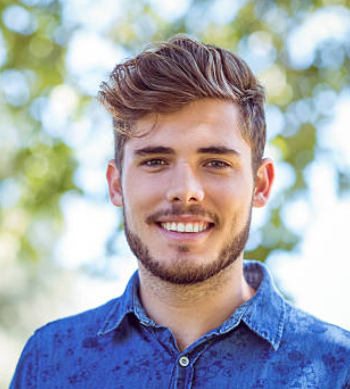
#> input picture Boy.png, 350 x 389 px
$ jupyter execute 'Flipping an Image.ipynb'
#> lines starting #> are read from the running program, lines starting #| are printed output that depends on the picture
## Vertical axis flip

[cell 1]
import cv2
img=cv2.imread("Boy.png")
#> img is the input picture: shape (389, 350, 3); mean B, G, R 174.4, 168.1, 165.2

img_flip=cv2.flip(img,0)
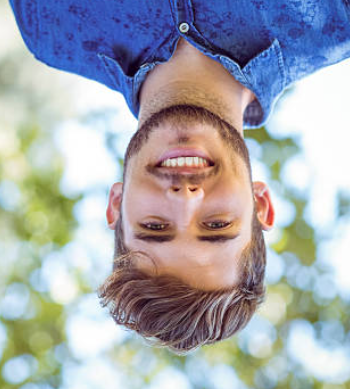
#> img_flip: shape (389, 350, 3); mean B, G, R 174.4, 168.1, 165.2

cv2.imshow("window",img_flip)
cv2.waitKey(0)
cv2.destroyAllWindows()

## Horizontal axis flip

[cell 2]
import cv2
img=cv2.imread("Boy.png")

img_flip=cv2.flip(img,1)
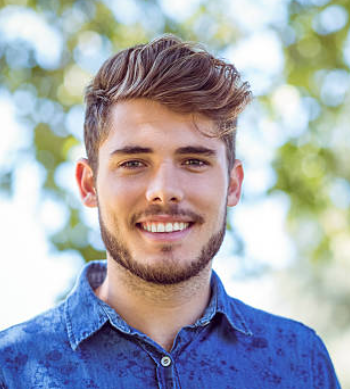
#> img_flip: shape (389, 350, 3); mean B, G, R 174.4, 168.1, 165.2

cv2.imshow("window",img_flip)
cv2.waitKey(0)
cv2.destroyAllWindows()

## Combine (Horizontal and vertical axis) flip

[cell 3]
import cv2
img=cv2.imread("Boy.png")

img_flip=cv2.flip(img,-1)
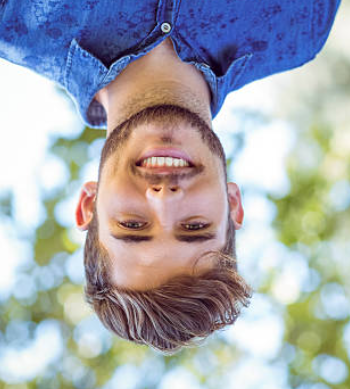
#> img_flip: shape (389, 350, 3); mean B, G, R 174.4, 168.1, 165.2

cv2.imshow("window",img_flip)
cv2.waitKey(0)
cv2.destroyAllWindows()

$ run again, with flower.png copied over Boy.png
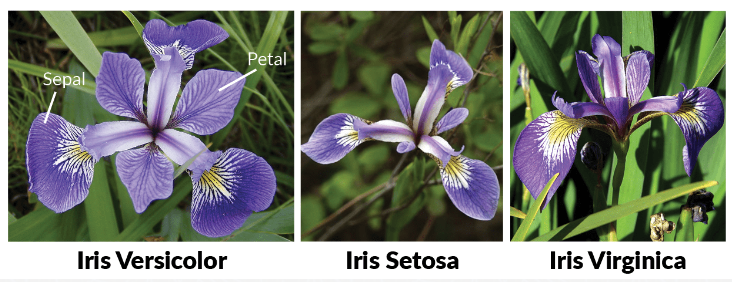
#> input picture flower.png, 732 x 282 px
#> img is the input picture: shape (282, 732, 3); mean B, G, R 115.5, 124.6, 120.2
#> `img_flip=cv2.flip(img,1)`:
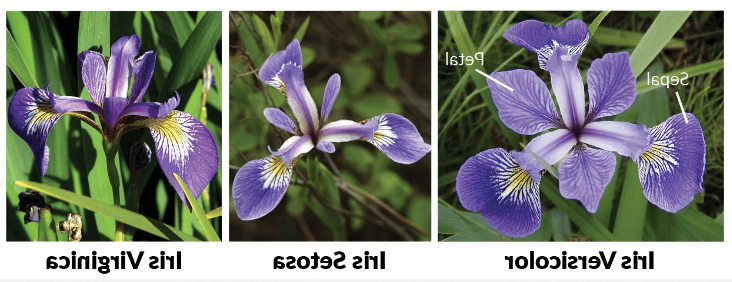
#> img_flip: shape (282, 732, 3); mean B, G, R 115.5, 124.6, 120.2
#> `img_flip=cv2.flip(img,-1)`:
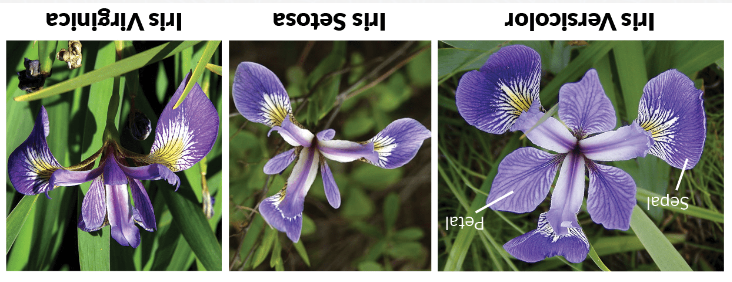
#> img_flip: shape (282, 732, 3); mean B, G, R 115.5, 124.6, 120.2
